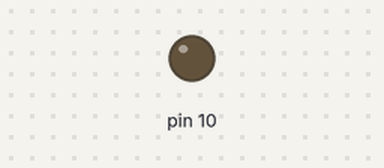
The program below on a simulated Raspberry Pi (header pin numbers). On the bench: output pins drawn as LEDs (lit = HIGH). At 15.0 s the program stops and its outputs stay as they are.

Above: at 0.1 s.
At 5.1 s:
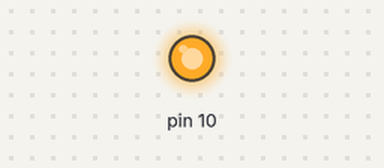
Timing chart, 0 to 11.5 s (numbered marks = the images above):
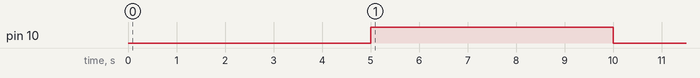

The program:

camera_stop.py
```python
#!/usr/bin/env python
import subprocess
import RPi.GPIO as GPIO
import time as TIME

GPIO.setmode(GPIO.BOARD)
GPIO.setwarnings(False)
#GPIO.VERSION
#print ('Version: ',GPIO.VERSION)
GPIO.setup(10,GPIO.OUT)
GPIO.output(10,0)
TIME.sleep(5)
GPIO.output(10,1)
TIME.sleep(5)
GPIO.output(10,0)
TIME.sleep(5)
subprocess.call(['pkill','raspivid'])
```

Measured:
- by itself, pin 10: LOW → HIGH at 5.0 s, → LOW 5.0 s later
